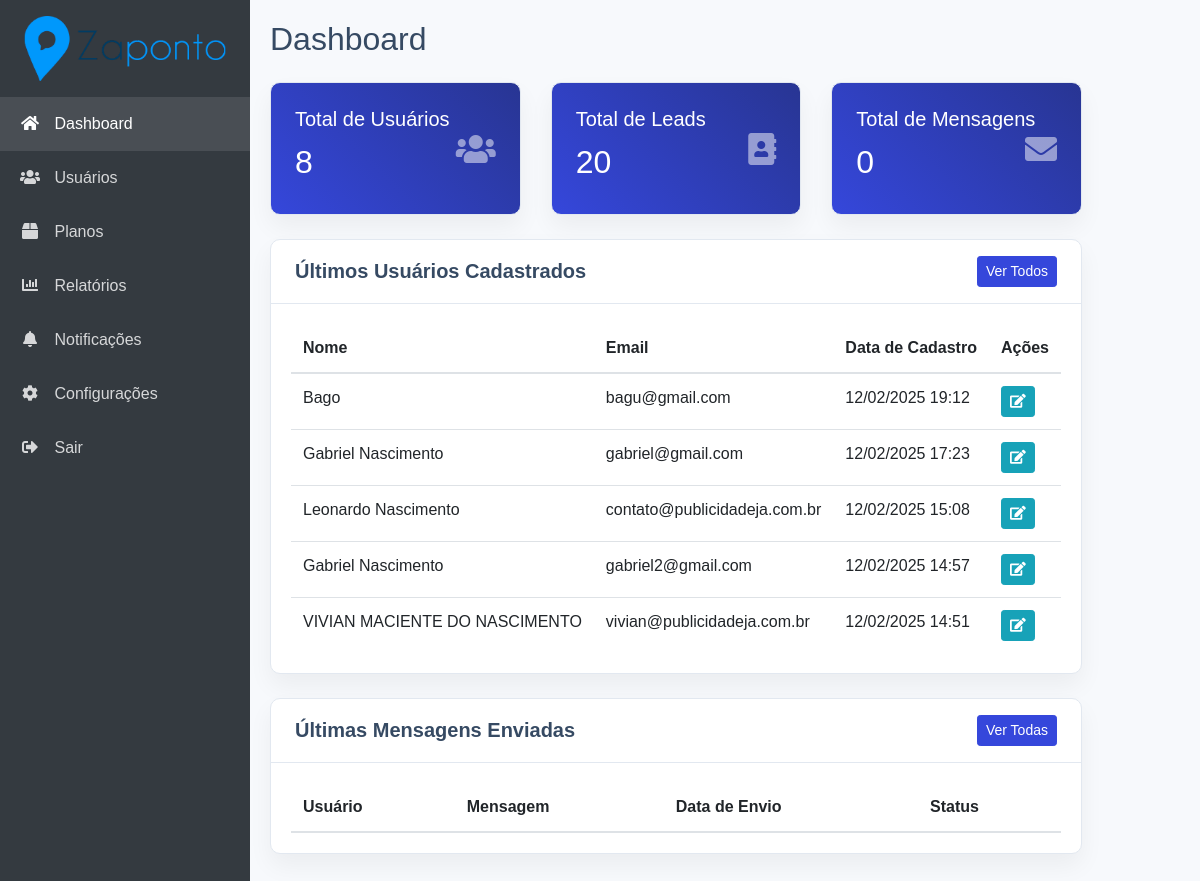
The page /pages/admin/dashboard.php (signed in) on the database its author committed.
### tables this page shows
CREATE TABLE `usuarios` (
  `id` int(11) NOT NULL,
  `nome` varchar(255) NOT NULL,
  `email` varchar(255) NOT NULL,
  `senha` varchar(255) NOT NULL,
  `mensagem_base` text DEFAULT NULL,
  `token_dispositivo` varchar(255) DEFAULT NULL,
  `arquivo_padrao` varchar(255) DEFAULT NULL,
  `created_at` timestamp NOT NULL DEFAULT current_timestamp(),
  `plano_id` int(11) DEFAULT NULL,
  `reset_token` varchar(64) DEFAULT NULL,
  `reset_token_expira` datetime DEFAULT NULL,
  `telefone` varchar(20) DEFAULT NULL,
  `status` enum('ativo','inativo') DEFAULT 'ativo',
  `empresa` varchar(255) DEFAULT NULL,
  `site` varchar(255) DEFAULT NULL,
  `foto_perfil` varchar(255) DEFAULT NULL,
  `data_cadastro` datetime DEFAULT current_timestamp(),
  `perfil_completo` tinyint(1) DEFAULT 0,
  `nome_negocio` varchar(255) DEFAULT NULL,
  `segmento` varchar(100) DEFAULT NULL,
  `publico_alvo` varchar(255) DEFAULT NULL,
  `objetivo_principal` varchar(100) DEFAULT NULL
);

### pages/admin/dashboard.php (the view, shortened to what this page needs)
<?php
include '../../includes/db.php';
$total_usuarios = $pdo->query("SELECT COUNT(*) FROM usuarios")->fetchColumn();
$total_leads = $pdo->query("SELECT COUNT(*) FROM leads_enviados")->fetchColumn();
$total_mensagens = $pdo->query("SELECT COUNT(*) FROM envios_em_massa")->fetchColumn();
$ultimos_usuarios = $pdo->query("SELECT * FROM usuarios ORDER BY created_at DESC LIMIT 5")->fetchAll();
?>
<!DOCTYPE html>
<html lang="pt-br">
<head>
    <link rel="stylesheet" href="https://stackpath.bootstrapcdn.com/bootstrap/4.5.2/css/bootstrap.min.css">
    <link rel="stylesheet" href="https://cdnjs.cloudflare.com/ajax/libs/font-awesome/5.15.1/css/all.min.css">
</head>
<body>
    <div class="container-fluid">
        <div class="row">
            <?php include 'menu.php'; ?>
            <div class="main-content">
                <h2 class="mb-4">Dashboard</h2>
                <div class="row">
                    <div class="col-md-4">
                        <div class="card stats-card">
                            <div class="card-body">
                                <h5 class="card-title">Total de Usuários</h5>
                                <h2><?php echo $total_usuarios; ?></h2>
                                <i class="fas fa-users fa-2x"></i>
                            </div>
                        </div>
                    </div>
                    <div class="col-md-4">
                        <div class="card stats-card">
                            <div class="card-body">
                                <h5 class="card-title">Total de Leads</h5>
                                <h2><?php echo $total_leads; ?></h2>
                                <i class="fas fa-address-book fa-2x"></i>
                            </div>
                        </div>
                    </div>
                    <div class="col-md-4">
                        <div class="card stats-card">
                            <div class="card-body">
                                <h5 class="card-title">Total de Mensagens</h5>
                                <h2><?php echo $total_mensagens; ?></h2>
                                <i class="fas fa-envelope fa-2x"></i>
                            </div>
                        </div>
                    </div>
                </div>
                <div class="card">
                    <div class="card-header d-flex justify-content-between align-items-center">
                        <h5>Últimos Usuários Cadastrados</h5>
                        <a href="usuarios.php" class="btn btn-sm btn-primary">Ver Todos</a>
                    </div>
                    <div class="card-body">
                        <div class="table-responsive">
                            <table class="table">
                                <thead>
                                    <tr>
                                        <th>Nome</th>
                                        <th>Email</th>
                                        <th>Data de Cadastro</th>
                                        <th>Ações</th>
                                    </tr>
                                </thead>
                                <tbody>
                                    <?php foreach ($ultimos_usuarios as $usuario): ?>
                                    <tr>
                                        <td><?php echo htmlspecialchars($usuario['nome']); ?></td>
                                        <td><?php echo htmlspecialchars($usuario['email']); ?></td>
                                        <td><?php echo date('d/m/Y H:i', strtotime($usuario['created_at'])); ?></td>
                                        <td>
                                            <a href="editar-usuario.php?id=<?php echo $usuario['id']; ?>" class="btn btn-sm btn-info">
                                                <i class="fas fa-edit"></i>
                                            </a>
                                        </td>
                                    </tr>
                                    <?php endforeach; ?>
                                </tbody>
                            </table>
                        </div>
                    </div>
                </div>
                <div class="card">
                    <div class="card-header d-flex justify-content-between align-items-center">
                        <h5>Últimas Mensagens Enviadas</h5>
                        <a href="mensagens.php" class="btn btn-sm btn-primary">Ver Todas</a>
                    </div>
                    <div class="card-body">
                        <div class="table-responsive">
                            <table class="table">
                                <thead>
                                    <tr>
                                        <th>Usuário</th>
                                        <th>Mensagem</th>
                                        <th>Data de Envio</th>
                                        <th>Status</th>
                                    </tr>
                                </thead>
                            </table>
                        </div>
                    </div>
                </div>
            </div>
        </div>
    </div>
</body>
</html>

### pages/admin/dashboard.php (style rules this page uses)
:root { --primary-color: #3547DB; --primary-hover: #283593; --success-color: #2CC149; --background-color: #f7f9fc; --text-color: #364a63; --border-color: #e2e8f0; --card-shadow: 0 0.75rem 1.5rem rgba(0, 0, 0, 0.05); --border-radius: 10px; }
body { background-color: var(--background-color); color: var(--text-color); font-family: 'Nunito', sans-serif; }
.main-content { margin-left: 250px; padding: 20px; transition: margin-left 0.3s; }
.card { border-radius: var(--border-radius); border: 1px solid var(--border-color); box-shadow: var(--card-shadow); margin-bottom: 1.5rem; }
.stats-card { background: linear-gradient(45deg, var(--primary-color), var(--primary-hover)); color: white; }
.stats-card .card-body { position: relative; padding: 1.5rem; }
.stats-card i { position: absolute; right: 1.5rem; top: 50%; transform: translateY(-50%); opacity: 0.5; }
.table { margin-bottom: 0; }
.table th { border-top: none; font-weight: 600; }
.card-header { background-color: transparent; border-bottom: 1px solid var(--border-color); padding: 1rem 1.5rem; }
.card-header h5 { margin-bottom: 0; color: var(--text-color); font-weight: 600; }
.btn-primary { background-color: var(--primary-color); border-color: var(--primary-color); }

### rows shown on the page
usuarios: nome "Bago", email "bagu@gmail.com", created_at "12/02/2025 19:12"
usuarios: nome "Gabriel Nascimento", email "gabriel@gmail.com", created_at "12/02/2025 17:23"
usuarios: nome "Leonardo Nascimento", email "contato@publicidadeja.com.br", created_at "12/02/2025 15:08"
usuarios: nome "Gabriel Nascimento", email "gabriel2@gmail.com", created_at "12/02/2025 14:57"
usuarios: nome "VIVIAN MACIENTE DO NASCIMENTO", email "vivian@publicidadeja.com.br", created_at "12/02/2025 14:51"

### other values the page prints
$total_usuarios "8"
$total_leads "20"
$total_mensagens "0"
